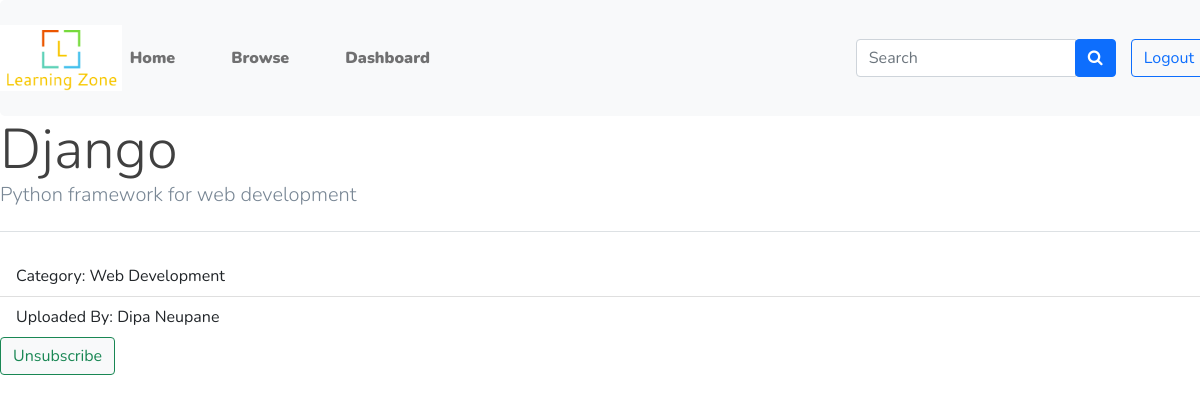
Screenshot of /course/1/ (signed in) with the database file from the repository.
### main/models.py (models this page shows, shortened)
class Course(models.Model):
    name = models.CharField(max_length=100)
    uploaded_by = models.ForeignKey(Teacher, on_delete=models.CASCADE)
    description = models.TextField(max_length=1000)
    category = models.ForeignKey(Categories, on_delete=models.SET_NULL, null=True)
    price = models.FloatField(default=0.0)
    approved = models.BooleanField(default=False)
    approval_message = models.CharField(max_length=200, null=True, blank=True)
    def check_subscription(self, user):
        student = Student.objects.get(user=user)
        try:
            s=Subscription.objects.get(student=student, course=self)
            if s.flag==True:
                return True
            else:
                return False
        except:
            return False

class Categories(models.Model):
    name = models.CharField(max_length=20)
    def __str__(self):
        return self.name

class Teacher(models.Model):
    user = models.OneToOneField(User, on_delete=models.CASCADE)
    cv = models.FileField(upload_to='cvs/')
    bio = models.CharField(null=True, max_length=100, blank=True)
    address = models.CharField(max_length=100, blank=True)
    photo = models.FileField(null=True, blank=True)
    phone = models.CharField(null=True, max_length=20, blank=True)
    approved = models.BooleanField(default=False)

class User(AbstractUser):
  USER_TYPE_CHOICES = (
      (1, 'student'),
      (2, 'teacher'),
      (3, 'admin'),
  )
  user_type = models.PositiveSmallIntegerField(choices=USER_TYPE_CHOICES, default=3)

### main/views.py (the view, shortened to what this page needs)
# urls.py: path('course/<str:id>/', views.course, name='course_details'),
def course(request, id):
    course = models.Course.objects.get(id=id)
    if request.user.user_type==1:
        context={
            'course' : models.Course.objects.get(id=id)
        }
        return render(request, 'student/course.html', context)

### main/templatetags/tags.py (called while the page is built)
@register.simple_tag
def check_subscription(course, user):
    if course.check_subscription(user):
        return True
    return False

### main/templates/student/course.html (shortened to what this page needs)
{% extends '../base.html'%}
{% load tags%}
{% block content %}
<div class="jumbotron">
    <h1 class="display-4">{{course.name}}</h1>
    <p class="lead">{{course.description}}</p>
    <hr class="my-4">
    <p>
        <ul class="list-group list-group-flush">
            <li class="list-group-item">Category: {{course.category}}</li>
            <li class="list-group-item">Uploaded By: {{course.uploaded_by.user.first_name}} {{course.uploaded_by.user.last_name}}</li>
          </ul>
    </p>
    {% if request.user.user_type is 1 %}
    <p class="lead">
      {% check_subscription course request.user as subscription %}{% if subscription %} <button type="submit" class="btn btn-outline-success btn-light" form="subscribe" value="Submit" onsubmit="return confirm('Do you really want to unsubscribe?');"> Unsubscribe </button>{% else %}  <button type="submit" class="btn btn-outline-success btn-light" form="subscribe" value="Submit"> Subscribe </button>{% endif %}</button>
    </p>
    {% endif %}
  </div>
{% endblock %}

### main/static/css/style.css (style rules this page uses)
body { font-family: "Nunito", sans-serif; font-weight: normal; font-style: normal; color: #798795; overflow-X: hidden; }
* { margin: 0; padding: 0; -webkit-box-sizing: border-box; -moz-box-sizing: border-box; box-sizing: border-box; }
h1, h2, h3, h4, h5, h6 { font-family: "Nunito", sans-serif; font-weight: 800; color: #404040; margin: 0px; }
h1 { font-size: 48px; }
ul, ol { margin: 0px; padding: 0px; list-style-type: none; }
p { font-size: 14px; font-weight: 400; line-height: 24px; color: #798795; margin: 0px; font-family: "Nunito", sans-serif; }

### rows the page displays
Course: name "Django", description "Python framework for web development", category "Web Development", uploaded_by.user.first_name "Dipa", uploaded_by.user.last_name "Neupane"
